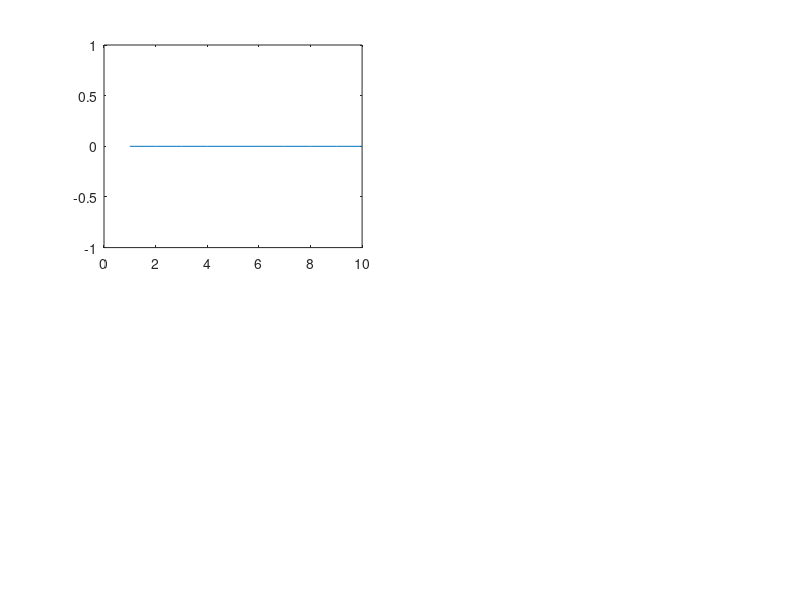

MATLAB code to generate this figure: (Note: this script raises an error after producing the figure.)
%% Assignment 5 Scientific Programming for the Behavioral Sciences
% This script is designed to replicate a classic experiment in visual
% psychophysics (Hecht, Shlaer, and Pirenne, 1942). The paradigm is more
% complex in the original study and this is a simplified version testing
% the visual field.
% V1: 3/22/15
% Author: Ben Lang
% Email: ben.lang@nyu.edu

%% 0 Init
clear all; %Emptying workspace
close all; %Closing all figures
clc; %clears the command window

%% 1 Experiment Display
h = figure('units','normalized','outerposition',[0 0 1 1],'color',[1 1 1],'Menu','none'); %creates a figure on a white background full screen
axis off %removes the axis
str = {'Welcome to the experiment!','Please focus at the dot at the center of the screen.','Please press the "." key any time you see another dot', 'appear to the right of the center dot.','If no dot is present to the right, please press the "," key.','To begin the experiment, press any key.'}; %displays this text, each phrase on a new line, and assigns it to a new viariable str.
text(0.15, 0.5, str,'Fontsize',35); %positions the text at the specified location in font size 20
if waitforbuttonpress == 1 %if any button on the keyboard is pressed
    clf %clear the figure
end %ends the if statement


%% 2 Experiment 1 - Detecting visula threshold at the right of center
temp = uint8(zeros(400,400,3)); %Create a dark stimulus matrix
temp1 = cell(10,1); %Create a cell that can hold 10 matrices
 
for ii = 1:10 %Filling temp1
    temp(200,200,:) = 255; %Inserting a fixation point
    temp(200,240,:) = (ii-1)*10; %Inserting a test point 40 pixels right
    %of it. Brightness range 0 to 90.
    temp1{ii} = temp; %Putting the respective modified matrix in cell
end %Done doing that

stimulusorder = randperm(200); %Creating a random order from 1 to 200.
%For the 200 trials. Allows to have
%a precisely equal number per condition.
stimulusorder = mod(stimulusorder,10); %Using the modulus function to
%create a range from 0 to 9. 20 each.
stimulusorder = stimulusorder + 1; %Now, the range is from 1 to 10, as
%desired.
peripheryscore = zeros(10,1); %Keeping score. How many stimuli were reported seen

for ii = 1:200 %200 trials, 20 per condition
    image(temp1{stimulusorder(1,ii)}) %Image the respective matrix. As
    %designated by stimulusorder
    ii %Give observer feedback about which trial we are in. No other feedback.
    pause; %Get the keypress
    temp2 = get(h,'CurrentCharacter'); %Get the keypress. ?.? for present,
    %?,? for absent.
    temp3 = strcmp('.', temp2); %Compare strings. If . (present), temp3 = 1,
    %otherwise 0.
    peripheryscore(stimulusorder(1,ii)) = peripheryscore(stimulusorder(1,ii)) + temp3; %Add up.
    % In the respective score sheet.
end %End the presentation of trials, after 200 have lapsed.
clf %clears figure

%% Experiment Transition

axis off %removes the axis
str = {'Great job! Part 1 is finished.','Please focus on the center of the screen.','Please press the "." key any time you see a white dot','appear at the center.','If no dot is present, please press the "," key.','To begin the experiment, press any key.'}; %displays this text, each phrase on a new line, and assigns it to a new viariable str.
text(0.15, 0.5, str,'Fontsize',35); %positions the text at the specified location in font size 20
pause(2)
if waitforbuttonpress == 1 %if any button on the keyboard is pressed
    clf %clear the figure
end %ends the if statement


%% 3 Experiment 2 - Detecting the threshold at the center of the screen

for ii = 1:10 %Filling temp1
    temp(200,240,:) = 0; %darkens previous fixation point at 40 pixels to black
    temp(200,200,:) = (ii-1)*10; %inserting test point at center
    %of it. Brightness range 0 to 90.
    temp1{ii} = temp; %Putting the respective modified matrix in cell
end %Done doing that


stimulusorder = randperm(200); %Creating a random order from 1 to 200.
%For the 200 trials. Allows to have
%a precisely equal number per condition.
stimulusorder = mod(stimulusorder,10); %Using the modulus function to
%create a range from 0 to 9. 20 each.
stimulusorder = stimulusorder + 1; %Now, the range is from 1 to 10, as
%desired.
centerscore = zeros(10,1); %Keeping score. How many stimuli were reported seen

for ii = 1:200 %200 trials, 20 per condition
    image(temp1{stimulusorder(1,ii)}) %Image the respective matrix. As
    %designated by stimulusorder
    ii %Give observer feedback about which trial we are in. No other feedback.
    pause; %Get the keypress
    temp2 = get(h,'CurrentCharacter'); %Get the keypress. ?.? for present,
    %?,? for absent.
    temp3 = strcmp('.', temp2); %Compare strings. If . (present), temp3 = 1,
    %otherwise 0.
    centerscore(stimulusorder(1,ii)) = centerscore(stimulusorder(1,ii)) + temp3; %Add up.
    % In the respective score sheet.
end %End the presentation of trials, after 200 have lapsed.
clf %clears figure

%% Experiment Transition

axis off %removes the axis
str = {'Great job! Part 2 is finished.','Please focus on the center of the screen.','Please press the "." key any time you see a green dot','appear at the center.','If no dot is present, please press the "," key.','To begin the experiment, press any key.'}; %displays this text, each phrase on a new line, and assigns it to a new viariable str.
text(0.15, 0.5, str,'Fontsize',35); %positions the text at the specified location in font size 20
pause(2)
if waitforbuttonpress == 1 %if any button on the keyboard is pressed
    clf %clear the figure
end %ends the if statement

%% 4.0 Experiment 3 - Detecting vision threshold for a green dot

for ii = 1:10 %Filling temp1
    temp(200,200,1) = 0; % turns off the red on a fixation point at center
    temp(200,200,3) = 0; % turns off the blue on a fixation point at center
    temp(200,200,2) = (ii-1)*10; %Inserting a test point at center in color green
    %of it. Brightness range 0 to 90.
    temp1{ii} = temp; %Putting the respective modified matrix in cell
end %Done doing that


stimulusorder = randperm(200); %Creating a random order from 1 to 200.
%For the 200 trials. Allows to have
%a precisely equal number per condition.
stimulusorder = mod(stimulusorder,10); %Using the modulus function to
%create a range from 0 to 9. 20 each.
stimulusorder = stimulusorder + 1; %Now, the range is from 1 to 10, as
%desired.
greenscore = zeros(10,1); %Keeping score. How many stimuli were reported seen

for ii = 1:200 %200 trials, 20 per condition
    image(temp1{stimulusorder(1,ii)}) %Image the respective matrix. As
    %designated by stimulusorder
    ii %Give observer feedback about which trial we are in. No other feedback.
    pause; %Get the keypress
    temp2 = get(h,'CurrentCharacter'); %Get the keypress. ?.? for present,
    %?,? for absent.
    temp3 = strcmp('.', temp2); %Compare strings. If . (present), temp3 = 1,
    %otherwise 0.
    greenscore(stimulusorder(1,ii)) = greenscore(stimulusorder(1,ii)) + temp3; %Add up.
    % In the respective score sheet.
end %End the presentation of trials, after 200 have lapsed.
clf %clears figure

%% Experiment Transition

axis off %removes the axis
str = {'Great job! Part 3 is finished.','Please focus on the center of the screen.','Please press the "." key any time you see a red dot','appear at the center.','If no dot is present, please press the "," key.','To begin the experiment, press any key.'}; %displays this text, each phrase on a new line, and assigns it to a new viariable str.
text(0.15, 0.5, str,'Fontsize',35); %positions the text at the specified location in font size 20
pause(2)
if waitforbuttonpress == 1 %if any button on the keyboard is pressed
    clf %clear the figure
end %ends the if statement

%% 4.1 Experiment 3 - Detecting vision threshold for a red dot

for ii = 1:10 %Filling temp1
    temp(200,200,2) = 0; % turns off the green at center
    temp(200,200,3) = 0; % turns off the blue at center
    temp(200,200,1) = (ii-1)*10; %Inserting a test point at center in color red
    %of it. Brightness range 0 to 90.
    temp1{ii} = temp; %Putting the respective modified matrix in cell
end %Done doing that


stimulusorder = randperm(200); %Creating a random order from 1 to 200.
%For the 200 trials. Allows to have
%a precisely equal number per condition.
stimulusorder = mod(stimulusorder,10); %Using the modulus function to
%create a range from 0 to 9. 20 each.
stimulusorder = stimulusorder + 1; %Now, the range is from 1 to 10, as
%desired.
redscore = zeros(10,1); %Keeping score. How many stimuli were reported seen

for ii = 1:200 %200 trials, 20 per condition
    image(temp1{stimulusorder(1,ii)}) %Image the respective matrix. As
    %designated by stimulusorder
    ii %Give observer feedback about which trial we are in. No other feedback.
    pause; %Get the keypress
    temp2 = get(h,'CurrentCharacter'); %Get the keypress. ?.? for present,
    %?,? for absent.
    temp3 = strcmp('.', temp2); %Compare strings. If . (present), temp3 = 1,
    %otherwise 0.
    redscore(stimulusorder(1,ii)) = redscore(stimulusorder(1,ii)) + temp3; %Add up.
    % In the respective score sheet.
end %End the presentation of trials, after 200 have lapsed.
clf %clears figure

%% Experiment Transition

axis off %removes the axis
str = {'Great job! Part 4 is finished.','Please focus on the center of the screen.','Please press the "." key any time you see a blue dot','appear at the center.','If no dot is present, please press the "," key.','To begin the experiment, press any key.'}; %displays this text, each phrase on a new line, and assigns it to a new viariable str.
text(0.15, 0.5, str,'Fontsize',35); %positions the text at the specified location in font size 20
pause(2)
if waitforbuttonpress == 1 %if any button on the keyboard is pressed
    clf %clear the figure
end %ends the if statement

%% 4.2 Experiment 3 - Detecting vision threshold for a blue dot

for ii = 1:10 %Filling temp1
    temp(200,200,2) = 0; % turns off the green at center
    temp(200,200,1) = 0; % turns off the red at center
    temp(200,200,3) = (ii-1)*10; %Inserting a test point at center in color blue
    %of it. Brightness range 0 to 90.
    temp1{ii} = temp; %Putting the respective modified matrix in cell
end %Done doing that


stimulusorder = randperm(200); %Creating a random order from 1 to 200.
%For the 200 trials. Allows to have
%a precisely equal number per condition.
stimulusorder = mod(stimulusorder,10); %Using the modulus function to
%create a range from 0 to 9. 20 each.
stimulusorder = stimulusorder + 1; %Now, the range is from 1 to 10, as
%desired.
bluescore = zeros(10,1); %Keeping score. How many stimuli were reported seen

for ii = 1:200 %200 trials, 20 per condition
    image(temp1{stimulusorder(1,ii)}) %Image the respective matrix. As
    %designated by stimulusorder
    ii %Give observer feedback about which trial we are in. No other feedback.
    pause; %Get the keypress
    temp2 = get(h,'CurrentCharacter'); %Get the keypress. ?.? for present,
    %?,? for absent.
    temp3 = strcmp('.', temp2); %Compare strings. If . (present), temp3 = 1,
    %otherwise 0.
    bluescore(stimulusorder(1,ii)) = bluescore(stimulusorder(1,ii)) + temp3; %Add up.
    % In the respective score sheet.
end %End the presentation of trials, after 200 have lapsed.
clf %clears figure

%% Experiment Transition

axis off %removes the axis
str = {'Great job! Part 5 is finished.','You will now see two dots.','One to the left and one at the center.','Please focus on the dot at the center of the screen.','Another dot will appear to the right occasionally.','Please press the "." key if the right dot is brighter','than the dot to the left of center.','Please press the "," key if the right dot is dimmer','than the dot to the left of center.','To begin the experiment, press any key.'}; %displays this text, each phrase on a new line, and assigns it to a new viariable str.
text(0.15, 0.5, str,'Fontsize',35); %positions the text at the specified location in font size 20
pause(2)
if waitforbuttonpress == 1 %if any button on the keyboard is pressed
    clf %clear the figure
end %ends the if statement

%% 5 Experiment 4 - Detecting the relative threshold of two dots

for ii = 1:10 %Filling temp1
    temp(200,200,:) = 255; %Inserting a fixation point
    temp(200,160,:) = 127.5; %Inserting a test point 40 pixels left
    temp(200,240,:) = (ii-1)*10; %Inserting a test point 40 pixels right
    %of it. Brightness range 0 to 90.
    temp1{ii} = temp; %Putting the respective modified matrix in cell
end %Done doing that

stimulusorder = randperm(200); %Creating a random order from 1 to 200.
%For the 200 trials. Allows to have
%a precisely equal number per condition.
stimulusorder = mod(stimulusorder,10); %Using the modulus function to
%create a range from 0 to 9. 20 each.
stimulusorder = stimulusorder + 1; %Now, the range is from 1 to 10, as
%desired.
relativescoredimmer = zeros(10,1); %Keeping score. How many dimmer stimuli were reported seen
relativescorebrighter = zeros(10,1); %Keeping score. How many brighter stimuli were reported seen

for ii = 1:200 %200 trials, 20 per condition
    image(temp1{stimulusorder(1,ii)}) %Image the respective matrix. As
    %designated by stimulusorder
    ii %Give observer feedback about which trial we are in. No other feedback.
    pause; %Get the keypress
    temp2 = get(h,'CurrentCharacter'); %Get the keypress. ?.? for present,
    %?,? for absent.
    if strcmp('.', temp2) == 1; %Compare strings. If . record correct response
        relativescorebrighter(stimulusorder(1,ii)) = relativescorebrighter(stimulusorder(1,ii)) + 1; %Add up.
        % In the respective score sheet.
    elseif strcmp(',', temp2) == 1; %Compare strings. If , record correct response
        relativescoredimmer(stimulusorder(1,ii)) = relativescoredimmer(stimulusorder(1,ii)) + 1; %Add up.
        % In the respsective score sheet.
    end
end %End the presentation of trials, after 200 have lapsed.
clf % clear figure
close % close figure

%% 6 Calculating Probabilities for Each Outcome

% Calculates the probability of each outcome by dividing the number of
% responses for each trial by the number of possible responses in each
% trial.

probcenterscore = centerscore./20;
probperipheryscore = peripheryscore./20;
probgreenscore = greenscore./20;
probbluescore = bluescore./20;
probredscore = redscore./20;
probrelscorebrighter = relativescorebrighter./20;
probrelscoredimmer = relativescoredimmer./20;

%% 7 Plotting

% Plots graphs as three subplots, full screen, and commentary in the fourth
% subplot. The first graph is between periphery and center conditions. The
% second graph is between color conditions. The third graph is between
% relative brightness and dimness levels. Each graph has it's own legend
% and each data set has its own color. X-axis labels were also created in
% addition to the labels for each axis and titles in each graph. Legends
% are included for each one as well.

labels = [0 10 20 30 40 50 60 70 80 90]; % labels for x-axis
figure('units','normalized','outerposition',[0 0 1 1],'color',[1 1 1],'Menu','none'); % fullscreen
subplot(2,2,1)
x = 1:10;
y1 = probperipheryscore;
h1 = plot(x,y1);
h1.Color = [0.3 0.8 0];
hold on
y2 = probcenterscore;
h2 = plot(x,y2);
h2.Color = 'm';
hold on
ylim([0 1]);
set(gca,'XTick',1:length(labels));
set(gca,'XTickLabel',labels);
ylabel('Probability Reported Seen')
xlabel('Brightness')
title('Periphery vs. Center Scores')
l1 = legend([h1 h2], 'Periphery Score','Center Score','Location','northwest');
box off

subplot(2,2,2)
x = 1:10;
y3 = probredscore;
h3 = plot(x,y3);
h3.Color = 'r';
hold on
y4 = probgreenscore;
h4 = plot(x,y4);
h4.Color = 'g';
hold on
y5 = probbluescore;
h5 = plot(x,y5);
h5.Color = 'b';
hold on
ylim([0 1]);
set(gca,'XTick',1:length(labels));
set(gca,'XTickLabel',labels);
ylabel('Probability Reported Seen')
xlabel('Brightness')
title('Red vs. Green vs. Blue Scores')
l2 = legend([h3 h4 h5], 'Red Score','Green Score','Blue Score','Location','northwest');
box off

subplot(2,2,3)
x = 1:10;
y6 = probrelscorebrighter;
h6 = plot(x,y6);
h6.Color = 'c';
hold on
y7 = probrelscoredimmer;
h7 = plot(x,y7);
h7.Color = [1 0.5 0.5];
hold on
ylim([0 1]);
set(gca,'XTick',1:length(labels));
set(gca,'XTickLabel',labels);
ylabel('Probability Reported Seen')
xlabel('Brightness')
title('Relative Brightness vs. Relative Dimness Score')
l3 = legend([h6 h7], 'Relative Brightness Score','Relative Dimness Score','Location','northwest');
box off

subplot(2,2,4)
axis off
box off
str = {'The threshold is higher for periphery scores than center scores.','The threshold is consistently highest for green scores, less high for red relative to green,','and lowest for the blue.','The relative threshold depends on the absolute brightness values of the dots.','When the brightness difference is greater between the left dot and right dot,','the more likely we are to distinguish the two stimuli.'}; %displays this text, each phrase on a new line, and assigns it to a new viariable str.
text(0.15, 0.5, str,'Fontsize',12);


